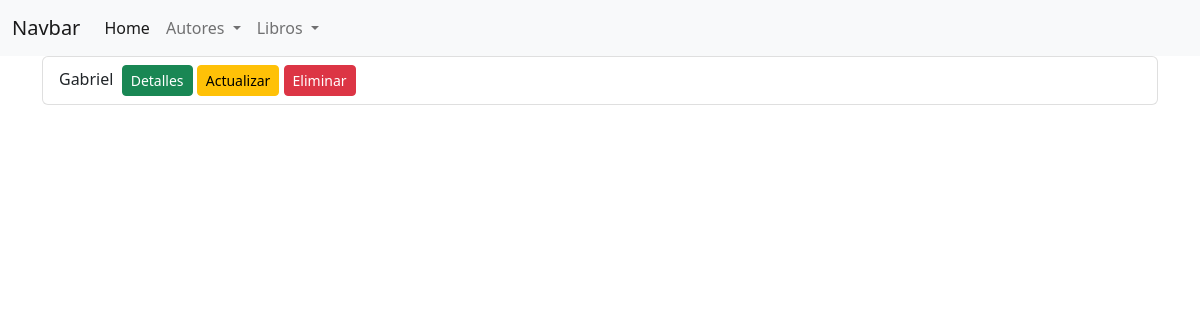
/autor/autores/, run on an earlier commit of the app's database.
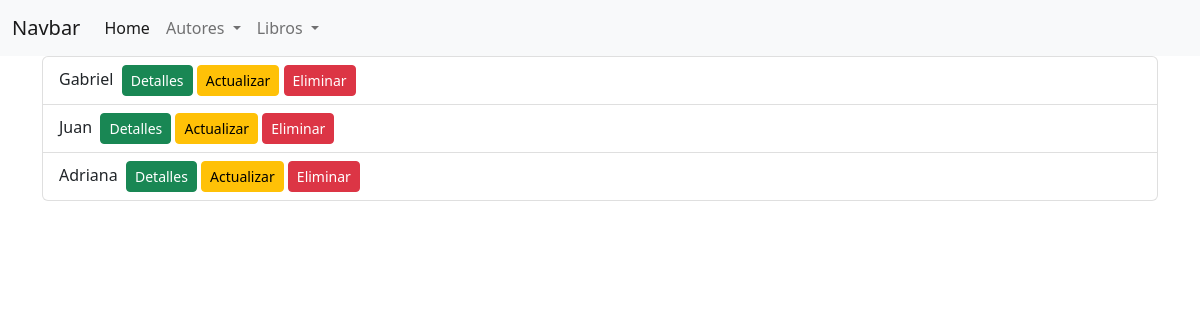
And on a later commit of the database.
### autores/models.py (models this page shows)
class Autor(models.Model):
    nombre = models.CharField(max_length=30)
    apellido = models.CharField(max_length=30)
    pais = models.CharField(max_length=30)

### autores/views.py (the view)
# urls.py: path('autores/', views.listarAutores, name='autores'),
def listarAutores(request):
    autores = Autor.objects.all()
    context = {'autores':autores}
    template = loader.get_template('autores/autores.html')
    return HttpResponse(template.render(context,request))

### templates/autores/autores.html (shortened to what this page needs)
{% extends "base.html" %}
{% load static %}
{% block content %}
<div class="container lista">
    <ul class="list-group">
        {% for autor in autores %}
        <li class="list-group-item">{{ autor.nombre }} &nbsp;<a href="{% url 'autor_view' autor.id %}" class="btn btn-sm btn-success">Detalles</a>&nbsp;<a href="{% url 'autor_actualizar' autor.id %}" class="btn btn-sm btn-warning">Actualizar</a>&nbsp;<a href="{% url 'autor_eliminar' autor.id %}" class="btn btn-sm btn-danger">Eliminar</a></li>
        {% endfor %}
    </ul>
</div>
{% endblock %}

### templates/base.html (shortened to what this page needs)
<!DOCTYPE html>
<html lang="en">
<head>
    <link href="https://cdn.jsdelivr.net/npm/bootstrap@5.2.0/dist/css/bootstrap.min.css" rel="stylesheet">
</head>
<body>
    {% block navbar %}
    <nav class="navbar navbar-expand-lg navbar-light bg-light">
    <div class="container-fluid">
        <a class="navbar-brand" href="#">Navbar</a>
        <div class="collapse navbar-collapse" id="navbarNavDropdown">
        <ul class="navbar-nav">
            <li class="nav-item">
            <a class="nav-link active" aria-current="page" href="{% url 'index'%}">Home</a>
            </li>
            <li class="nav-item dropdown">
                <a class="nav-link dropdown-toggle" href="#" id="navbarDropdownMenuLinks" role="button" data-bs-toggle="dropdown" aria-expanded="false">
                   Autores
                </a>
                </li>
            <li class="nav-item dropdown">
            <a class="nav-link dropdown-toggle" href="#" id="navbarDropdownMenuLink" role="button" data-bs-toggle="dropdown" aria-expanded="false">
               Libros
            </a>
            </li>
        </ul>
        </div>
    </div>
    </nav>
    {% endblock navbar %}
    {% block content %}
    {% endblock content %}
</body>
</html>

What changed in the data, as far as the page shows it:
added Autor: nombre "Juan"
added Autor: nombre "Adriana"
